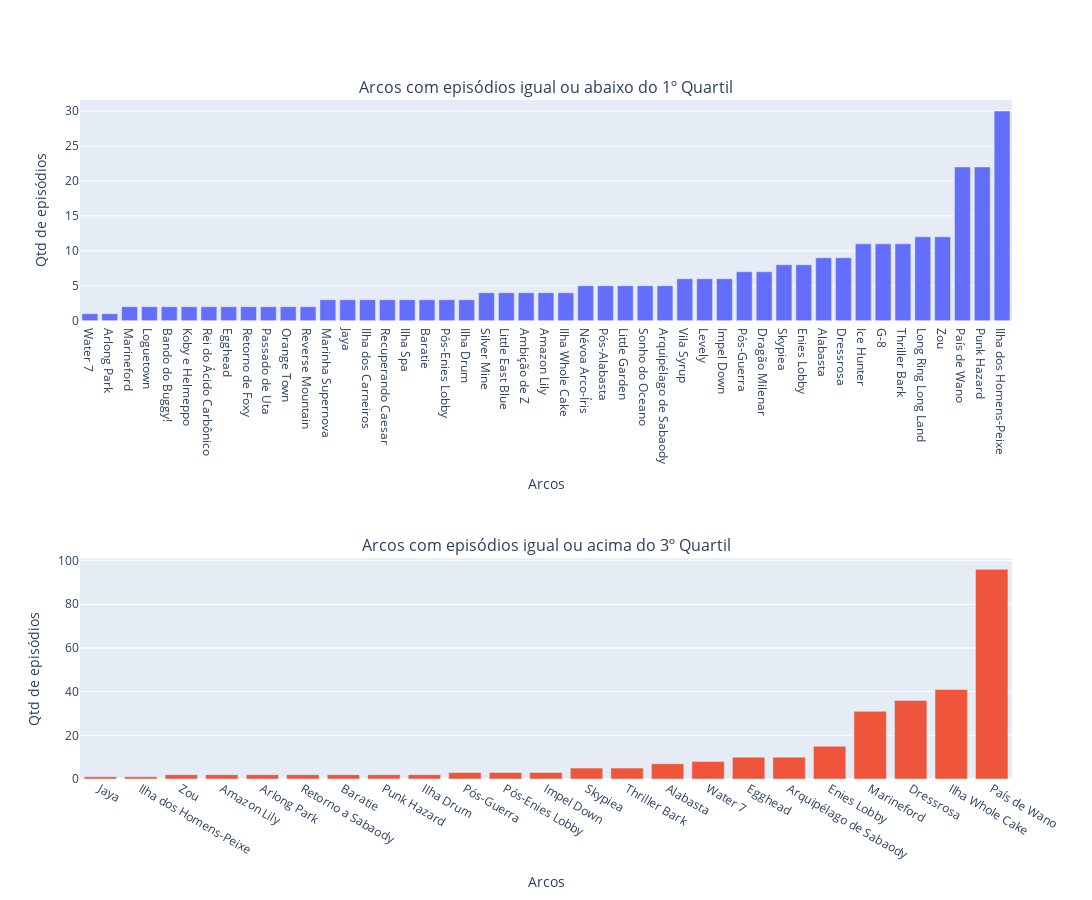

The cell this chart's notebook holds for it:
### Markdown cell above
#### Quais arcos e com quantos episódios com avaliação média acima do 3º quartil (75%) existem? E abaixo do 1º quartil (25%)?

### Code cell
avaliacao_q1 = df['Avaliação'].quantile(0.25)
eps_menor_igual_a_q1 = df[df['Avaliação'] <= avaliacao_q1].groupby('Arco')['Episódio'].count().sort_values()

avaliacao_q3 = df['Avaliação'].quantile(0.75)
eps_menor_igual_a_q3 = df[df['Avaliação'] >= avaliacao_q3].groupby('Arco')['Episódio'].count().sort_values()

fig = sp.make_subplots(rows=2, cols=1, subplot_titles=['Arcos com episódios igual ou abaixo do 1º Quartil', 'Arcos com episódios igual ou acima do 3º Quartil'], vertical_spacing=0.35)

fig.add_trace(go.Bar(x=eps_menor_igual_a_q1.index, y=eps_menor_igual_a_q1.values), row=1, col=1)
fig.update_xaxes(title_text="Arcos", row=1, col=1)
fig.update_yaxes(title_text="Qtd de episódios", row=1, col=1)

fig.add_trace(go.Bar(x=eps_menor_igual_a_q3.index, y=eps_menor_igual_a_q3.values), row=2, col=1)
fig.update_xaxes(title_text="Arcos", row=2, col=1)
fig.update_yaxes(title_text="Qtd de episódios", row=2, col=1)

fig.update_layout(height=900, width=1100, showlegend=False)
fig.show()

### Figure 1 — Plotly figure (JSON) as saved in the notebook; plotly's stock layout.template omitted (floating-point values rounded to 4 significant figures)
{"data": [{"type": "bar", "x": ["Water 7", "Arlong Park", "Marineford", "Loguetown", "Bando do Buggy!", "Koby e Helmeppo", "Rei do Ácido Carbônico", "Egghead", "Retorno de Foxy", "Passado de Uta", "Orange Town", "Reverse Mountain", "Marinha Supernova", "Jaya", "Ilha dos Carneiros", "Recuperando Caesar", "Ilha Spa", "Baratie", "Pós-Enies Lobby", "Ilha Drum", "Silver Mine", "Little East Blue", "Ambição de Z", "Amazon Lily", "Ilha Whole Cake", "Névoa Arco-Íris", "Pós-Alabasta", "Little Garden", "Sonho do Oceano", "Arquipélago de Sabaody", "Vila Syrup", "Levely", "Impel Down", "Pós-Guerra", "Dragão Milenar", "Skypiea", "Enies Lobby", "Alabasta", "Dressrosa", "Ice Hunter", "G-8", "Thriller Bark", "Long Ring Long Land", "Zou", "País de Wano", "Punk Hazard", "Ilha dos Homens-Peixe"], "xaxis": "x", "y": [1, 1, 2, 2, 2, 2, 2, 2, 2, 2, 2, 2, 3, 3, 3, 3, 3, 3, 3, 3, 4, 4, 4, 4, 4, 5, 5, 5, 5, 5, 6, 6, 6, 7, 7, 8, 8, 9, 9, 11, 11, 11, 12, 12, 22, 22, 30], "yaxis": "y"}, {"type": "bar", "x": ["Jaya", "Ilha dos Homens-Peixe", "Zou", "Amazon Lily", "Arlong Park", "Retorno a Sabaody", "Baratie", "Punk Hazard", "Ilha Drum", "Pós-Guerra", "Pós-Enies Lobby", "Impel Down", "Skypiea", "Thriller Bark", "Alabasta", "Water 7", "Egghead", "Arquipélago de Sabaody", "Enies Lobby", "Marineford", "Dressrosa", "Ilha Whole Cake", "País de Wano"], "xaxis": "x2", "y": [1, 1, 2, 2, 2, 2, 2, 2, 2, 3, 3, 3, 5, 5, 7, 8, 10, 10, 15, 31, 36, 41, 96], "yaxis": "y2"}], "layout": {"annotations": [{"font": {"size": 16}, "showarrow": false, "text": "Arcos com episódios igual ou abaixo do 1º Quartil", "x": 0.5, "xanchor": "center", "xref": "paper", "y": 1, "yanchor": "bottom", "yref": "paper"}, {"font": {"size": 16}, "showarrow": false, "text": "Arcos com episódios igual ou acima do 3º Quartil", "x": 0.5, "xanchor": "center", "xref": "paper", "y": 0.325, "yanchor": "bottom", "yref": "paper"}], "height": 900, "showlegend": false, "width": 1100, "xaxis": {"anchor": "y", "domain": [0, 1], "title": {"text": "Arcos"}}, "xaxis2": {"anchor": "y2", "domain": [0, 1], "title": {"text": "Arcos"}}, "yaxis": {"anchor": "x", "domain": [0.675, 1], "title": {"text": "Qtd de episódios"}}, "yaxis2": {"anchor": "x2", "domain": [0, 0.325], "title": {"text": "Qtd de episódios"}}}}
